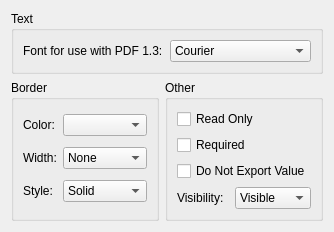
            <widget class="QWidget" name="tabAppearance">
             <attribute name="title">
              <string>Appearance</string>
             </attribute>
             <layout class="QVBoxLayout" name="verticalLayout_3">
              <item>
               <widget class="QGroupBox" name="TextGroup">
                <property name="title">
                 <string>Text</string>
                </property>
                <layout class="QGridLayout" name="gridLayout_2">
                 <item row="0" column="0">
                  <widget class="QLabel" name="label_4">
                   <property name="text">
                    <string>Font for use with PDF 1.3:</string>
                   </property>
                  </widget>
                 </item>
                 <item row="0" column="1">
                  <widget class="QComboBox" name="Schrift">
                   <item>
                    <property name="text">
                     <string>Courier</string>
                    </property>
                   </item>
                   <item>
                    <property name="text">
                     <string>Courier Bold</string>
                    </property>
                   </item>
                   <item>
                    <property name="text">
                     <string>Courier Italic</string>
                    </property>
                   </item>
                   <item>
                    <property name="text">
                     <string>Courier Bold Italic</string>
                    </property>
                   </item>
                   <item>
                    <property name="text">
                     <string>Helvetica</string>
                    </property>
                   </item>
                   <item>
                    <property name="text">
                     <string>Helvetica Bold</string>
                    </property>
                   </item>
                   <item>
                    <property name="text">
                     <string>Helvetica Italic</string>
                    </property>
                   </item>
                   <item>
                    <property name="text">
                     <string>Helvetica Bold Italic</string>
                    </property>
                   </item>
                   <item>
                    <property name="text">
                     <string>Times</string>
                    </property>
                   </item>
                   <item>
                    <property name="text">
                     <string>Times Bold</string>
                    </property>
                   </item>
                   <item>
                    <property name="text">
                     <string>Times Italic</string>
                    </property>
                   </item>
                   <item>
                    <property name="text">
                     <string>Times Bold Italic</string>
                    </property>
                   </item>
                   <item>
                    <property name="text">
                     <string>Zapf Dingbats</string>
                    </property>
                   </item>
                   <item>
                    <property name="text">
                     <string>Symbols</string>
                    </property>
                   </item>
                  </widget>
                 </item>
                </layout>
               </widget>
              </item>
              <item>
               <layout class="QHBoxLayout" name="horizontalLayout_3">
                <item>
                 <widget class="QGroupBox" name="BorderGroup">
                  <property name="title">
                   <string>Border</string>
                  </property>
                  <layout class="QGridLayout" name="gridLayout_3">
                   <item row="0" column="0">
                    <widget class="QLabel" name="label_5">
                     <property name="text">
                      <string>Color:</string>
                     </property>
                    </widget>
                   </item>
                   <item row="0" column="1">
                    <widget class="ColorCombo" name="BorderC"/>
                   </item>
                   <item row="1" column="1">
                    <widget class="QComboBox" name="BorderW">
                     <item>
                      <property name="text">
                       <string>None</string>
                      </property>
                     </item>
                     <item>
                      <property name="text">
                       <string>Thin</string>
                      </property>
                     </item>
                     <item>
                      <property name="text">
                       <string>Normal</string>
                      </property>
                     </item>
                     <item>
                      <property name="text">
                       <string>Wide</string>
                      </property>
                     </item>
                    </widget>
                   </item>
                   <item row="1" column="0">
                    <widget class="QLabel" name="label_6">
                     <property name="text">
                      <string>Width:</string>
                     </property>
                    </widget>
                   </item>
                   <item row="2" column="0">
                    <widget class="QLabel" name="label_7">
                     <property name="text">
                      <string>Style:</string>
                     </property>
                    </widget>
                   </item>
                   <item row="2" column="1">
                    <widget class="QComboBox" name="BorderS">
                     <item>
                      <property name="text">
                       <string>Solid</string>
                      </property>
                     </item>
                     <item>
                      <property name="text">
                       <string>Dashed</string>
                      </property>
                     </item>
                     <item>
                      <property name="text">
                       <string>Underline</string>
                      </property>
                     </item>
                     <item>
                      <property name="text">
                       <string>Beveled</string>
                      </property>
                     </item>
                     <item>
                      <property name="text">
                       <string>Inset</string>
                      </property>
                     </item>
                    </widget>
                   </item>
                  </layout>
                 </widget>
                </item>
                <item>
                 <widget class="QGroupBox" name="OtherGroup">
                  <property name="title">
                   <string>Other</string>
                  </property>
                  <layout class="QGridLayout" name="gridLayout_4">
                   <item row="3" column="0">
                    <widget class="QLabel" name="label_8">
                     <property name="text">
                      <string>Visibility:</string>
                     </property>
                    </widget>
                   </item>
                   <item row="3" column="1">
                    <widget class="QComboBox" name="Visib">
                     <item>
                      <property name="text">
                       <string>Visible</string>
                      </property>
                     </item>
                     <item>
                      <property name="text">
                       <string>Hidden</string>
                      </property>
                     </item>
                     <item>
                      <property name="text">
                       <string>No Print</string>
                      </property>
                     </item>
                     <item>
                      <property name="text">
                       <string>No View</string>
                      </property>
                     </item>
                    </widget>
                   </item>
                   <item row="2" column="0" colspan="2">
                    <widget class="QCheckBox" name="NoExport">
                     <property name="text">
                      <string>Do Not Export Value</string>
                     </property>
                    </widget>
                   </item>
                   <item row="1" column="0" colspan="2">
                    <widget class="QCheckBox" name="Required">
                     <property name="text">
                      <string>Required</string>
                     </property>
                    </widget>
                   </item>
                   <item row="0" column="0" colspan="2">
                    <widget class="QCheckBox" name="ReadOnly">
                     <property name="text">
                      <string>Read Only</string>
                     </property>
                    </widget>
                   </item>
                  </layout>
                 </widget>
                </item>
               </layout>
              </item>
             </layout>
            </widget>
